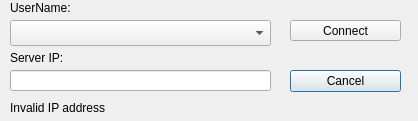
<?xml version="1.0" encoding="UTF-8"?>
<ui version="4.0">
 <class>Passphrase</class>
 <widget class="QDialog" name="Passphrase">
  <property name="geometry">
   <rect>
    <x>0</x>
    <y>0</y>
    <width>418</width>
    <height>121</height>
   </rect>
  </property>
  <property name="windowTitle">
   <string>Dialog</string>
  </property>
  <widget class="QLineEdit" name="lineEdit">
   <property name="geometry">
    <rect>
     <x>10</x>
     <y>70</y>
     <width>261</width>
     <height>21</height>
    </rect>
   </property>
  </widget>
  <widget class="QComboBox" name="comboBox">
   <property name="geometry">
    <rect>
     <x>10</x>
     <y>20</y>
     <width>261</width>
     <height>26</height>
    </rect>
   </property>
  </widget>
  <widget class="QLabel" name="label">
   <property name="geometry">
    <rect>
     <x>10</x>
     <y>80</y>
     <width>391</width>
     <height>16</height>
    </rect>
   </property>
   <property name="text">
    <string/>
   </property>
  </widget>
  <widget class="QPushButton" name="pushButton_2">
   <property name="geometry">
    <rect>
     <x>290</x>
     <y>70</y>
     <width>111</width>
     <height>22</height>
    </rect>
   </property>
   <property name="text">
    <string>Cancel</string>
   </property>
  </widget>
  <widget class="QLabel" name="label_2">
   <property name="geometry">
    <rect>
     <x>10</x>
     <y>0</y>
     <width>91</width>
     <height>16</height>
    </rect>
   </property>
   <property name="text">
    <string>UserName:</string>
   </property>
  </widget>
  <widget class="QLabel" name="label_3">
   <property name="geometry">
    <rect>
     <x>10</x>
     <y>50</y>
     <width>91</width>
     <height>16</height>
    </rect>
   </property>
   <property name="text">
    <string>Server IP:</string>
   </property>
  </widget>
  <widget class="QPushButton" name="pushButton">
   <property name="geometry">
    <rect>
     <x>290</x>
     <y>20</y>
     <width>111</width>
     <height>21</height>
    </rect>
   </property>
   <property name="text">
    <string>Connect</string>
   </property>
  </widget>
  <widget class="QLabel" name="label_4">
   <property name="geometry">
    <rect>
     <x>10</x>
     <y>100</y>
     <width>111</width>
     <height>16</height>
    </rect>
   </property>
   <property name="text">
    <string>Invalid IP address</string>
   </property>
  </widget>
 </widget>
 <resources/>
 <connections/>
</ui>
